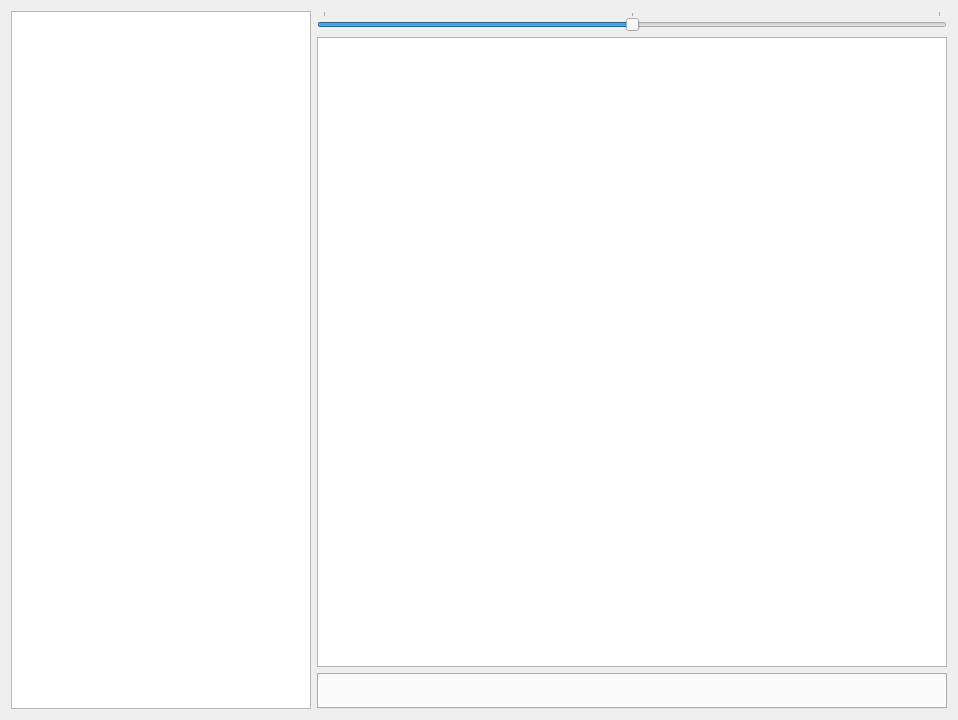
<?xml version="1.0" encoding="UTF-8"?>
<ui version="4.0">
 <class>ExploringWidget</class>
 <widget class="QWidget" name="ExploringWidget">
  <property name="geometry">
   <rect>
    <x>0</x>
    <y>0</y>
    <width>956</width>
    <height>720</height>
   </rect>
  </property>
  <property name="windowTitle">
   <string>Form</string>
  </property>
  <layout class="QHBoxLayout" name="horizontalLayout">
   <item>
    <widget class="QTreeView" name="treeView">
     <property name="sizePolicy">
      <sizepolicy hsizetype="Fixed" vsizetype="Expanding">
       <horstretch>0</horstretch>
       <verstretch>0</verstretch>
      </sizepolicy>
     </property>
     <property name="minimumSize">
      <size>
       <width>300</width>
       <height>0</height>
      </size>
     </property>
     <property name="maximumSize">
      <size>
       <width>300</width>
       <height>16777215</height>
      </size>
     </property>
     <property name="horizontalScrollBarPolicy">
      <enum>Qt::ScrollBarAsNeeded</enum>
     </property>
     <property name="sizeAdjustPolicy">
      <enum>QAbstractScrollArea::AdjustToContents</enum>
     </property>
     <property name="tabKeyNavigation">
      <bool>true</bool>
     </property>
     <property name="autoExpandDelay">
      <number>-1</number>
     </property>
     <property name="sortingEnabled">
      <bool>true</bool>
     </property>
     <property name="animated">
      <bool>true</bool>
     </property>
     <property name="allColumnsShowFocus">
      <bool>true</bool>
     </property>
     <property name="wordWrap">
      <bool>false</bool>
     </property>
     <property name="headerHidden">
      <bool>true</bool>
     </property>
    </widget>
   </item>
   <item>
    <layout class="QVBoxLayout" name="verticalLayout">
     <item>
      <widget class="QSlider" name="horizontalSlider">
       <property name="minimum">
        <number>100</number>
       </property>
       <property name="maximum">
        <number>300</number>
       </property>
       <property name="singleStep">
        <number>100</number>
       </property>
       <property name="pageStep">
        <number>100</number>
       </property>
       <property name="value">
        <number>200</number>
       </property>
       <property name="tracking">
        <bool>false</bool>
       </property>
       <property name="orientation">
        <enum>Qt::Horizontal</enum>
       </property>
       <property name="tickPosition">
        <enum>QSlider::TicksAbove</enum>
       </property>
       <property name="tickInterval">
        <number>100</number>
       </property>
      </widget>
     </item>
     <item>
      <widget class="QListView" name="listView">
       <property name="minimumSize">
        <size>
         <width>630</width>
         <height>630</height>
        </size>
       </property>
       <property name="autoFillBackground">
        <bool>true</bool>
       </property>
       <property name="tabKeyNavigation">
        <bool>true</bool>
       </property>
       <property name="alternatingRowColors">
        <bool>false</bool>
       </property>
       <property name="selectionMode">
        <enum>QAbstractItemView::SingleSelection</enum>
       </property>
       <property name="textElideMode">
        <enum>Qt::ElideNone</enum>
       </property>
       <property name="movement">
        <enum>QListView::Static</enum>
       </property>
       <property name="flow">
        <enum>QListView::LeftToRight</enum>
       </property>
       <property name="isWrapping" stdset="0">
        <bool>true</bool>
       </property>
       <property name="resizeMode">
        <enum>QListView::Adjust</enum>
       </property>
       <property name="layoutMode">
        <enum>QListView::SinglePass</enum>
       </property>
       <property name="spacing">
        <number>0</number>
       </property>
       <property name="viewMode">
        <enum>QListView::IconMode</enum>
       </property>
       <property name="uniformItemSizes">
        <bool>true</bool>
       </property>
       <property name="batchSize">
        <number>100</number>
       </property>
       <property name="wordWrap">
        <bool>false</bool>
       </property>
       <property name="itemAlignment">
        <set>Qt::AlignCenter</set>
       </property>
      </widget>
     </item>
     <item>
      <widget class="QTabWidget" name="tabWidget"/>
     </item>
    </layout>
   </item>
  </layout>
 </widget>
 <resources/>
 <connections/>
</ui>
